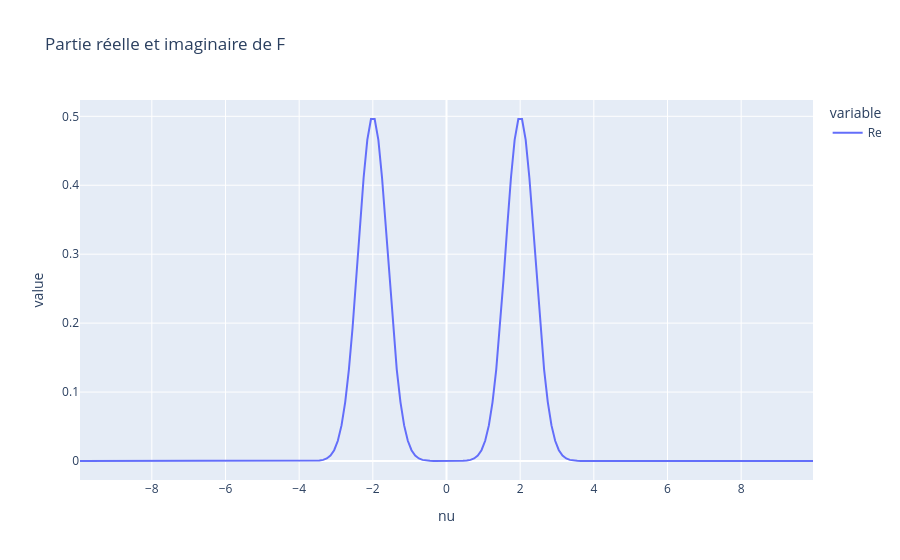

This figure's notebook cell:
### Markdown cell above
Transformée de fourier de la focntion f(t)

F(nu) = 1/2 * [exp(-pi(f-2)(f-2))+exp(-pi(f+2)(f+2))]

### Code cell
F, nu = mana.trans_fourier(courbe, t)

Re = np.real(F)
Im = np.imag(F)
Phase = np.angle(F)

df = pd.DataFrame({"nu":nu,"Re":Re,"Im":Im})

fig = px.line(df, x="nu", y=["Re"], title = "Partie réelle et imaginaire de F")
fig.show()

### Figure 1 — Plotly figure (JSON) as saved in the notebook; plotly's stock layout.template omitted (floating-point values rounded to 4 significant figures; data arrays with more than 128 entries replaced by an {"elided": "..."} marker saying what was removed)
{"data": [{"hovertemplate": "variable=Re<br>nu=%{x}<br>value=%{y}<extra></extra>", "legendgroup": "Re", "line": {"color": "#636efa", "dash": "solid"}, "marker": {"symbol": "circle"}, "mode": "lines", "name": "Re", "orientation": "v", "showlegend": true, "type": "scatter", "x": {"elided": "200 float values"}, "xaxis": "x", "y": {"elided": "200 float values"}, "yaxis": "y"}], "layout": {"legend": {"title": {"text": "variable"}, "tracegroupgap": 0}, "title": {"text": "Partie réelle et imaginaire de F"}, "xaxis": {"anchor": "y", "domain": [0, 1], "title": {"text": "nu"}}, "yaxis": {"anchor": "x", "domain": [0, 1], "title": {"text": "value"}}}}
